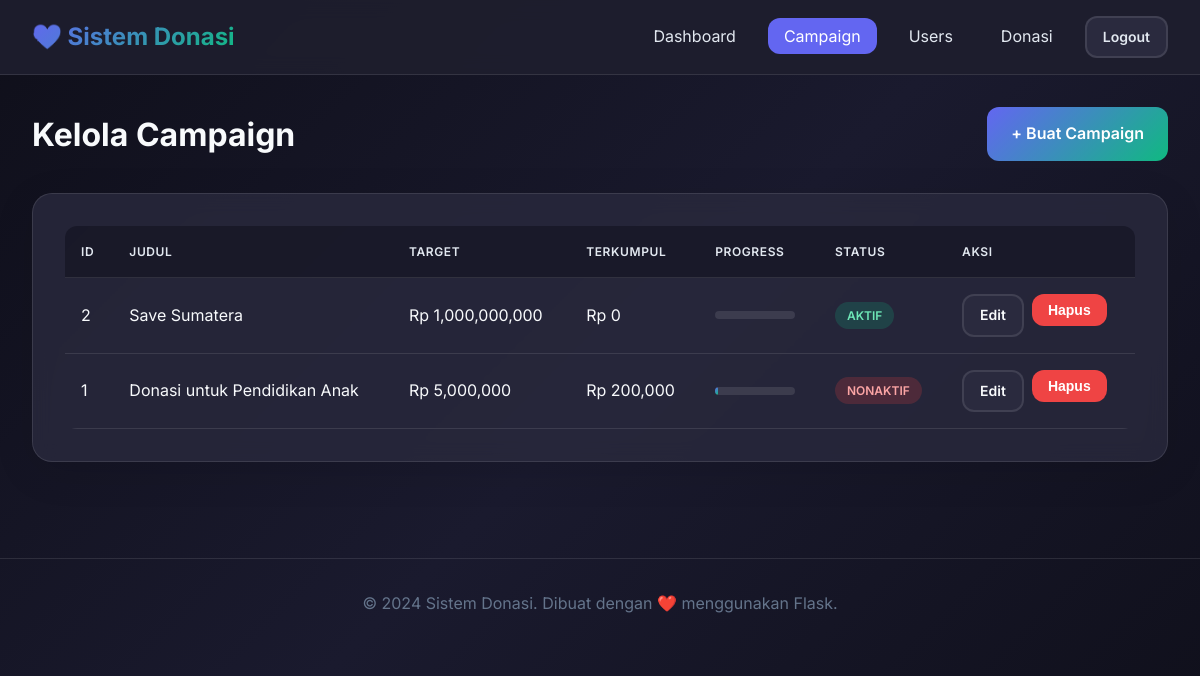
/admin/campaigns (signed in), run on the app's committed database.
### app/models.py (models this page shows, shortened)
class Campaign(db.Model):
    id = db.Column(db.Integer, primary_key=True)
    title = db.Column(db.String(200), nullable=False)
    description = db.Column(db.Text)
    image = db.Column(db.String(255))  # Featured image filename
    target_amount = db.Column(db.Float, nullable=False)
    collected_amount = db.Column(db.Float, default=0)
    is_active = db.Column(db.Boolean, default=True)
    created_at = db.Column(db.DateTime, default=datetime.utcnow)
    donations = db.relationship('Donation', backref='campaign', lazy='dynamic', cascade='all, delete-orphan')
    def progress_percentage(self):
        if self.target_amount == 0:
            return 0
        return min(100, (self.collected_amount / self.target_amount) * 100)

### app/routes/admin.py (the view)
@admin_bp.route('/campaigns')
@admin_required
def campaigns():
    campaigns = Campaign.query.order_by(Campaign.created_at.desc()).all()
    return render_template('admin/campaigns.html', title='Kelola Campaign', campaigns=campaigns)

### app/models.py (called while the page is built)
@login_manager.user_loader
def load_user(id):
    return User.query.get(int(id))

    def is_admin(self):
        return self.role == 'admin'

### app/routes/admin.py (called while the page is built)
def admin_required(f):
    @wraps(f)
    @login_required
    def decorated_function(*args, **kwargs):
        if not current_user.is_admin():
            abort(403)
        return f(*args, **kwargs)
    return decorated_function

### app/templates/admin/campaigns.html (shortened to what this page needs)
{% extends "base.html" %}
{% block content %}
<div class="page-header">
    <h1 class="page-title">Kelola Campaign</h1>
    <a href="{{ url_for('admin.create_campaign') }}" class="btn btn-primary">+ Buat Campaign</a>
</div>
<div class="card">
    {% if campaigns %}
    <div class="table-container">
        <table>
            <thead>
                <tr>
                    <th>ID</th>
                    <th>Judul</th>
                    <th>Target</th>
                    <th>Terkumpul</th>
                    <th>Progress</th>
                    <th>Status</th>
                    <th>Aksi</th>
                </tr>
            </thead>
            <tbody>
                {% for campaign in campaigns %}
                <tr>
                    <td>{{ campaign.id }}</td>
                    <td>{{ campaign.title }}</td>
                    <td>Rp {{ "{:,.0f}".format(campaign.target_amount) }}</td>
                    <td>Rp {{ "{:,.0f}".format(campaign.collected_amount) }}</td>
                    <td>
                        <div class="progress" style="width: 80px;">
                            <div class="progress-bar" style="width: {{ campaign.progress_percentage() }}%;"></div>
                        </div>
                    </td>
                    <td>
                        {% if campaign.is_active %}
                        <span class="badge badge-success">Aktif</span>
                        {% else %}
                        <span class="badge badge-danger">Nonaktif</span>
                        {% endif %}
                    </td>
                    <td>
                        <div class="actions">
                            <a href="{{ url_for('admin.edit_campaign', id=campaign.id) }}"
                                class="btn btn-secondary btn-sm">Edit</a>
                            <form action="{{ url_for('admin.delete_campaign', id=campaign.id) }}" method="POST"
                                style="display: inline;"
                                onsubmit="return confirm('Yakin ingin menghapus campaign ini?');">
                                <button type="submit" class="btn btn-danger btn-sm">Hapus</button>
                            </form>
                        </div>
                    </td>
                </tr>
                {% endfor %}
            </tbody>
        </table>
    </div>
    {% endif %}
</div>
{% endblock %}

### app/static/css/style.css (style rules this page uses)
:root { --primary: #6366f1; --primary-dark: #4f46e5; --primary-light: #818cf8; --secondary: #10b981; --danger: #ef4444; --warning: #f59e0b; --info: #3b82f6; --dark: #1e1e2e; --dark-light: #2a2a3e; --light: #f8fafc; --gray: #64748b; --gray-light: #e2e8f0; --gradient: linear-gradient(135deg, var(--primary) 0%, var(--secondary) 100%); --shadow: 0 10px 40px rgba(0, 0, 0, 0.1); --shadow-lg: 0 20px 60px rgba(0, 0, 0, 0.15); --radius: 12px; --radius-lg: 20px; }
* { margin: 0; padding: 0; box-sizing: border-box; }
body { font-family: 'Inter', -apple-system, BlinkMacSystemFont, 'Segoe UI', Roboto, sans-serif; background: linear-gradient(135deg, #0f0f1a 0%, #1a1a2e 50%, #0f0f1a 100%); min-height: 100vh; color: var(--light); line-height: 1.6; }
a { color: var(--primary-light); text-decoration: none; transition: color 0.3s ease; }
.card { background: rgba(42, 42, 62, 0.8); backdrop-filter: blur(10px); border-radius: var(--radius-lg); padding: 2rem; border: 1px solid rgba(255, 255, 255, 0.1); box-shadow: var(--shadow); transition: transform 0.3s ease, box-shadow 0.3s ease; }
.btn { display: inline-flex; align-items: center; justify-content: center; gap: 0.5rem; padding: 0.875rem 1.5rem; font-size: 1rem; font-weight: 600; border: none; border-radius: var(--radius); cursor: pointer; transition: all 0.3s ease; text-decoration: none; }
.btn-primary { background: var(--gradient); color: white; }
.btn-secondary { background: var(--dark-light); color: var(--light); border: 2px solid rgba(255, 255, 255, 0.1); }
.btn-danger { background: var(--danger); color: white; }
.btn-sm { padding: 0.5rem 1rem; font-size: 0.875rem; }
.table-container { overflow-x: auto; border-radius: var(--radius); }
table { width: 100%; border-collapse: collapse; }
th, td { padding: 1rem; text-align: left; border-bottom: 1px solid rgba(255, 255, 255, 0.1); }
th { background: rgba(15, 15, 26, 0.5); font-weight: 600; color: var(--gray-light); text-transform: uppercase; font-size: 0.75rem; letter-spacing: 0.05em; }
.progress { height: 8px; background: rgba(255, 255, 255, 0.1); border-radius: 4px; overflow: hidden; }
.progress-bar { height: 100%; background: var(--gradient); border-radius: 4px; transition: width 0.5s ease; }
.badge { display: inline-flex; padding: 0.25rem 0.75rem; font-size: 0.75rem; font-weight: 600; border-radius: 20px; text-transform: uppercase; }
.badge-success { background: rgba(16, 185, 129, 0.2); color: #6ee7b7; }
.badge-danger { background: rgba(239, 68, 68, 0.2); color: #fca5a5; }
.actions { display: flex; gap: 0.5rem; }
.page-header { display: flex; justify-content: space-between; align-items: center; margin-bottom: 2rem; flex-wrap: wrap; gap: 1rem; }
.page-title { font-size: 2rem; font-weight: 700; }

### data on the page
Campaign: id "2", title "Save Sumatera", target_amount "1,000,000,000", collected_amount "0", is_active "AKTIF"
Campaign: id "1", title "Donasi untuk Pendidikan Anak", target_amount "5,000,000", collected_amount "200,000", is_active "NONAKTIF"
